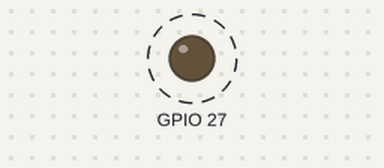
The program below on a simulated Raspberry Pi (BCM pin numbers). On the bench: output pins drawn as LEDs (lit = HIGH). Dashed ring = blinking. What the program prints to the terminal is not drawn.

Above: at 0.2 s.
Timing chart, 0 to 3.0 s (numbered marks = the images above):
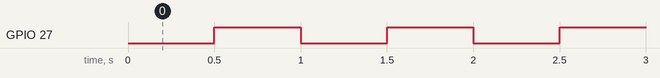

Measured:
- by itself, GPIO 27: alternates HIGH for 0.50 s and LOW for 0.50 s

The program:

laser_transmitter.py
```python
import RPi.GPIO as GPIO
import time

GPIO.setmode(GPIO.BCM)

laserStatus = 1

GPIO.setup(27, GPIO.OUT)
GPIO.output(27, laserStatus)

try:
	while True:
		if(laserStatus == 0):
			laserStatus = 1
			print "Laser On"
		else:
			laserStatus = 0
			print "Laser Off"
		GPIO.output(27, laserStatus)
		time.sleep(0.5)
except KeyboardInterrupt:
	GPIO.cleanup()
```
